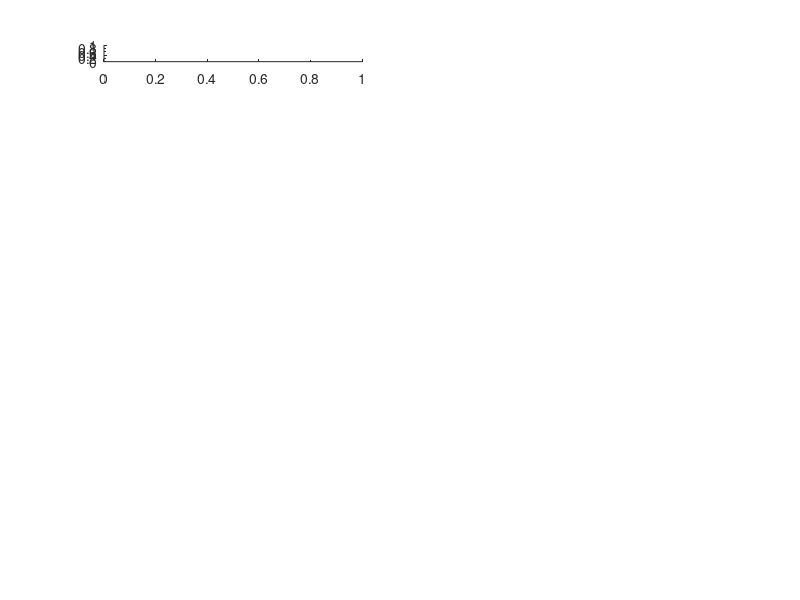

Recreate this plot in MATLAB. (Note: this script raises an error after producing the figure.)
% Define ensemble wind data (simplified for illustration)
wind_speed_percentiles = [5.2, 8.0, 10.5];  % 25th, 50th (median), 75th percentiles in m/s
wind_direction_percentiles = [180, 220, 270];  % 25th, 50th (median), 75th percentiles in degrees

% Create an array to store ensemble members
ensemble_size = 10;
ensemble_members_speed = zeros(ensemble_size, 1);
ensemble_members_direction = zeros(ensemble_size, 1);

% Generate 10 different ensemble members
for i = 1:ensemble_size
    ensemble_members_speed(i) = rand() * (wind_speed_percentiles(3) - wind_speed_percentiles(1)) + wind_speed_percentiles(1);
    ensemble_members_direction(i) = rand() * (wind_direction_percentiles(3) - wind_direction_percentiles(1)) + wind_direction_percentiles(1);
end

% Plot wind speed histograms for each member
figure;
for i = 1:ensemble_size
    subplot(ensemble_size, 2, 2 * i - 1);
    histogram(ensemble_members_speed(i), 'BinEdges', [0, 4, 6, 8, 10, 12], 'Normalization', 'probability');
    xlabel('Wind Speed (m/s)');
    ylabel('Probability');
    title(['Ensemble Member ', num2str(i), ' Wind Speed']);
    
    subplot(ensemble_size, 2, 2 * i);
    histogram(ensemble_members_direction(i), 'BinEdges', [0, 90, 180, 270, 360], 'Normalization', 'probability');
    xlabel('Wind Direction (degrees from True North)');
    ylabel('Probability');
    title(['Ensemble Member ', num2str(i), ' Wind Direction']);
end

% Adjust subplot layout
sgtitle('Ensemble Wind Forecasts');
